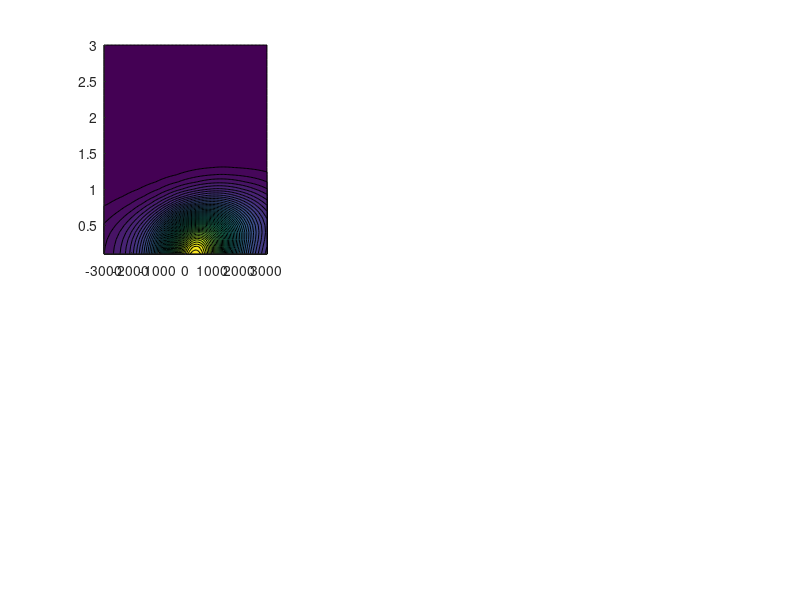

Here is the MATLAB script that generated this plot: (Note: this script raises an error after producing the figure.)
% Load data from mat file
clear all
load FSRSOfftest
FSRS_OffRes_Cas=rcas;
FSRS_OffRes_Dir=rdir;
gcf=figure;
set(gcf,'Units','Normalized','Position',[0 0 0.85 0.9]);%[0 4/75 1 0.85]);
maxr=max(max(max(abs(FSRS_OffRes_Ratio))));
y=-0.04;x=0.04;
% Axes positions
gcp_t_y=0.615;gcp_b_y=0.15;
gcp_l_x=0.05;gcp_c_x=0.32;gcp_r_x=0.59;
gcw=0.3;gch=0.3;
gcpos=[gcp_l_x gcp_t_y gcw gch;gcp_l_x gcp_b_y gcw gch];
gdpos=[gcp_c_x gcp_t_y gcw gch;gcp_c_x gcp_b_y gcw gch];
grpos=[gcp_r_x gcp_t_y gcw gch;gcp_r_x gcp_b_y gcw gch];
% Color bar positions
cp_t_y=0.925;cp_b_y=0.46;
cp_l_x=0.1;cp_c_x=0.37;cp_r_x=0.64;
cw=0.2;ch=0.03;
ccpos=[cp_l_x cp_t_y cw ch;cp_l_x cp_b_y cw ch];
cdpos=[cp_c_x cp_t_y cw ch;cp_c_x cp_b_y cw ch];
crpos=[cp_r_x cp_t_y cw ch;cp_r_x cp_b_y cw ch];
% Text
tstr={'a)';'b)';'c)';'d)';'e)';'f)'};
% Text positions
tp_t_y=0.85;tp_b_y=0.38;
tp_l_x=0.105;tp_c_x=0.375;tp_r_x=0.645;
tw=0.06;th=0.06;
tpos=[tp_l_x tp_t_y tw th; tp_c_x tp_t_y tw th; tp_r_x tp_t_y tw th;...
          tp_l_x tp_b_y tw th; tp_c_x tp_b_y tw th; tp_r_x tp_b_y tw th];
for iv=1:2
    maxs=max(max(max(abs(FSRS_OffRes_Cas(:,:,iv)))),...
        max(max(abs(FSRS_OffRes_Dir(:,:,iv)))));
    gc(iv)=subplot(2,3,1+3*(iv-1));contourf(FSRS_OffRes_dws,FSRS_OffRes_disps,...
        abs(FSRS_OffRes_Cas(:,:,iv))/maxs,50,'edgecolor','none');
    xlabel('(\omega_{AP}-\omega_{eg})/2\pic (cm^{-1})');
    ylabel({'Mode Displacement \it d';'Scaling Factor'});%caxis([0 maxr])
    colormap jet;cc(iv)=colorbar('Location','northoutside','fontsize',10,'Position',ccpos(iv,:));
    set(gca,'linewidth',2,'fontsize',10,'fontweight','bold','Position',gcpos(iv,:));
    axis square;
    tx=annotation(gcf,'textbox',tpos(1+3*(iv-1),:),...
        'String',tstr(1+3*(iv-1)),'EdgeColor','none',...
        'fontweight','bold','fontsize',10,'Color',[1 1 1]);
    
    gd(iv)=subplot(2,3,2+3*(iv-1));contourf(FSRS_OffRes_dws,FSRS_OffRes_disps,...
        abs(FSRS_OffRes_Dir(:,:,iv))/maxs,50,'edgecolor','none');
    xlabel('(\omega_{AP}-\omega_{eg})/2\pic (cm^{-1})');
    ylabel({'Mode Displacement \it d';'Scaling Factor'});%caxis([0 maxr])
    colormap jet;cd(iv)=colorbar('Location','northoutside','fontsize',10,'Position',cdpos(iv,:));
    set(gca,'linewidth',2,'fontsize',10,'fontweight','bold','Position',gdpos(iv,:));axis square;
    tx=annotation(gcf,'textbox',tpos(2+3*(iv-1),:),...
        'String',tstr(2+3*(iv-1)),'EdgeColor','none',...
        'fontweight','bold','fontsize',10,'Color',[1 1 1]);

    gr(iv)=subplot(2,3,3+3*(iv-1));contourf(FSRS_OffRes_dws,FSRS_OffRes_disps,...
        log10(FSRS_OffRes_Ratio(:,:,iv)),50,'edgecolor','none');
    xlabel('(\omega_{AP}-\omega_{eg})/2\pic (cm^{-1})');
    ylabel({'Mode Displacement \it d';'Scaling Factor'});%caxis([0 maxr])
    colormap jet;cr(iv)=colorbar('Location','northoutside','fontsize',10,'Position',crpos(iv,:));
    set(gca,'linewidth',2,'fontsize',10,'fontweight','bold','Position',grpos(iv,:));axis square;
    tx=annotation(gcf,'textbox',tpos(3+3*(iv-1),:),...
        'String',tstr(3+3*(iv-1)),'EdgeColor','none',...
        'fontweight','bold','fontsize',10,'Color',[1 1 1]);
end
